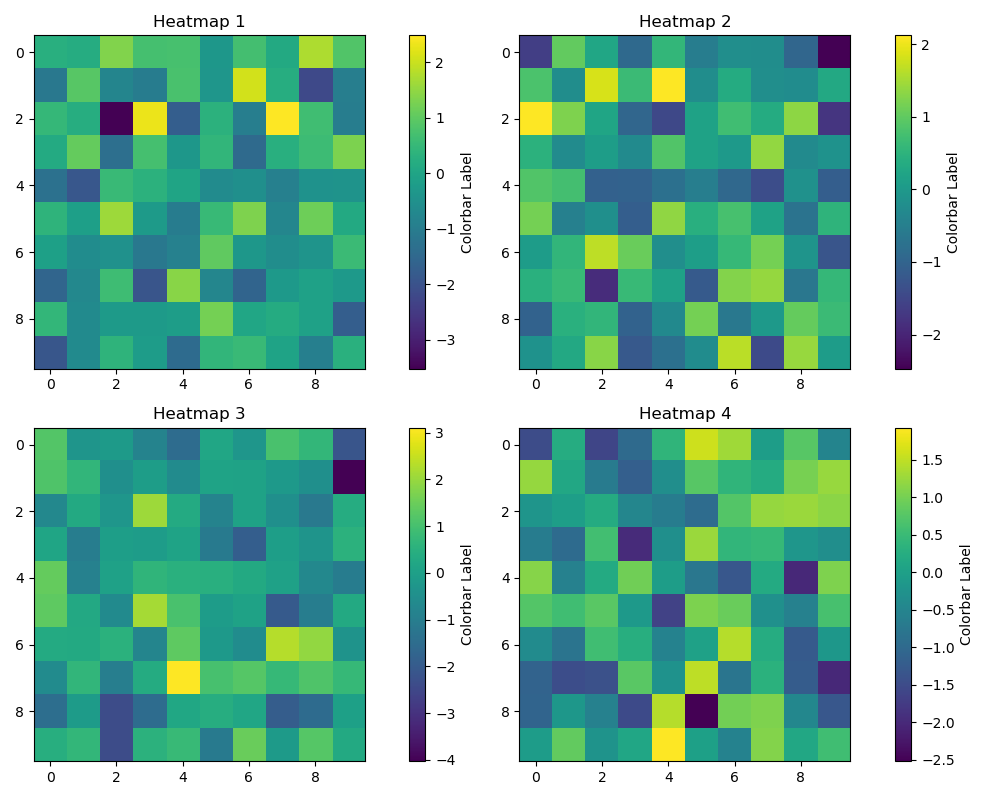

Python code for this plot:
import matplotlib.pyplot as plt
import numpy as np

# Create a 2x2 grid of subplots
fig, axes = plt.subplots(2, 2, figsize=(10, 8))

# Generate random 10x10 standard Gaussian noise for each heatmap
heatmaps = [np.random.randn(10, 10) for _ in range(4)]

# Create heatmaps and colorbars
for i, ax in enumerate(axes.flat):
    heatmap = ax.imshow(heatmaps[i], cmap='viridis', aspect='auto')
    cbar = fig.colorbar(heatmap, ax=ax, orientation='vertical', pad=0.1)
    cbar.set_label('Colorbar Label')
    ax.set_title(f'Heatmap {i+1}')

# Adjust subplot spacing
plt.tight_layout()

# Show the plot
plt.savefig('gpt35_matplotlib_example.png')
